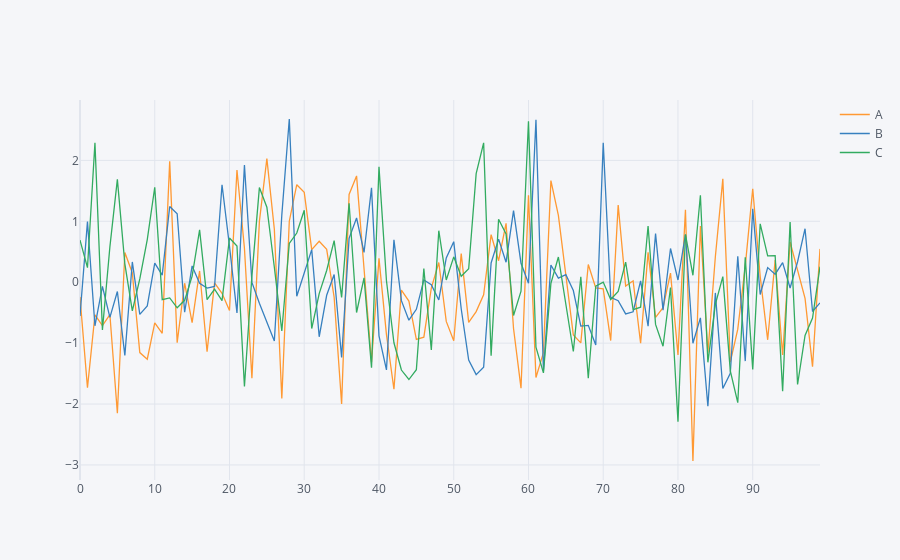

Notebook source saved alongside this figure:
### Code cell
cf.go_offline()
df.iplot()
